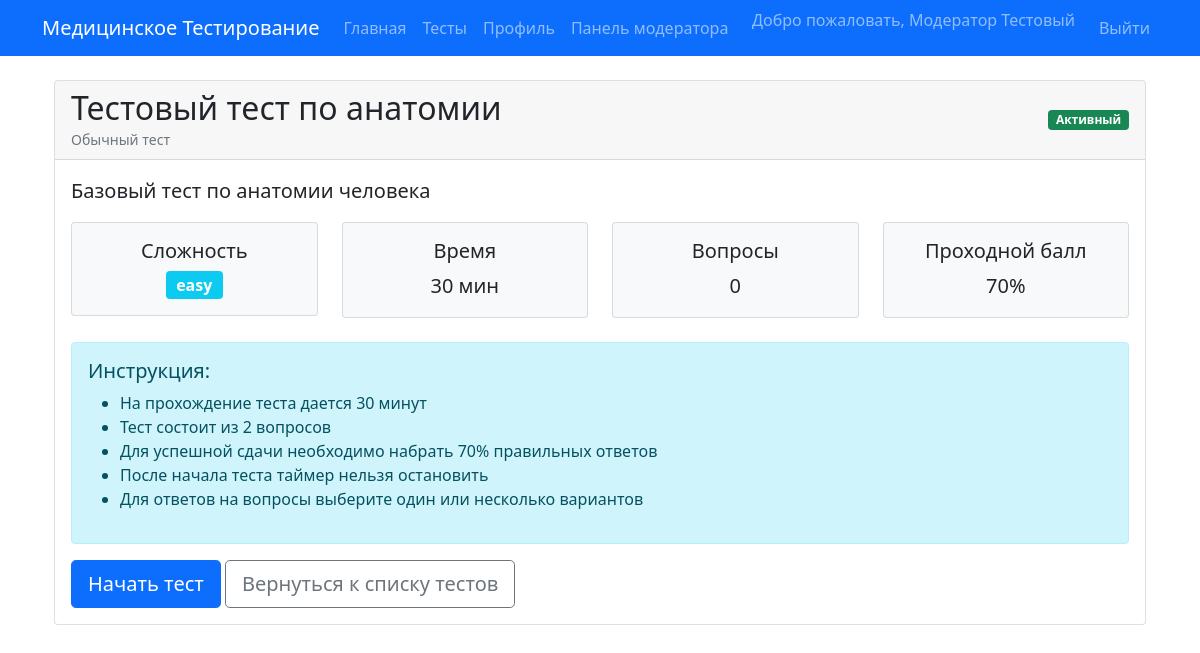
The app's page /test/1 (signed in) with its own data.
### website/models.py (models this page shows, shortened)
class MedicalWorker(UserMixin, db.Model):
    __tablename__ = 'medical_workers'
    id = db.Column(db.Integer, primary_key=True)
    email = db.Column(db.String(120), unique=True, nullable=False)
    username = db.Column(db.String(80), unique=True, nullable=False)
    first_name = db.Column(db.String(80), nullable=False)
    last_name = db.Column(db.String(80), nullable=False)
    password_hash = db.Column(db.String(256), nullable=False)
    specialization = db.Column(db.String(50), nullable=False)
    license_number = db.Column(db.String(50), unique=True, nullable=False)
    institution = db.Column(db.String(200))
    position = db.Column(db.String(100))
    years_experience = db.Column(db.Integer, default=0)
    is_moderator = db.Column(db.Boolean, default=False)
    is_admin = db.Column(db.Boolean, default=False)
    created_at = db.Column(db.DateTime, default=datetime.utcnow)
    tests_taken = db.relationship('TestResult', backref='worker', lazy=True)
    def get_full_name(self):
        return f"{self.first_name} {self.last_name}"

class Test(db.Model):
    __tablename__ = 'tests'
    id = db.Column(db.Integer, primary_key=True)
    title = db.Column(db.String(200), nullable=False)
    description = db.Column(db.Text)
    category_id = db.Column(db.Integer, db.ForeignKey('test_categories.id'))
    difficulty = db.Column(db.String(20), default='medium')
    time_limit = db.Column(db.Integer, default=3600)  # в секундах
    passing_score = db.Column(db.Integer, default=70)  # процент
    access_type = db.Column(db.String(20), default='simple', nullable=False)
    max_attempts = db.Column(db.Integer, default=1)  # 0 или NULL = без ограничений
    start_at = db.Column(db.DateTime)
    end_at = db.Column(db.DateTime)
    is_strict_mode = db.Column(db.Boolean, default=True)  # строгий экзаменационный режим
    shuffle_questions = db.Column(db.Boolean, default=False)
    shuffle_answers = db.Column(db.Boolean, default=False)
    is_active = db.Column(db.Boolean, default=True)
    created_by = db.Column(db.Integer, db.ForeignKey('medical_workers.id'))
    created_at = db.Column(db.DateTime, default=datetime.utcnow)
    questions = db.relationship('Question', backref='test', lazy=True)
    results = db.relationship('TestResult', backref='test', lazy=True)

### website/views.py (the view, shortened to what this page needs)
@main_bp.route('/test/<int:test_id>')
@login_required
def test_detail(test_id):
    test = Test.query.get_or_404(test_id)
    existing_result = TestResult.query.filter_by(
        worker_id=current_user.id,
        test_id=test_id
    ).first()
    if test.access_type == 'simple' and existing_result:
        return redirect(url_for('main.test_result', result_id=existing_result.id))
    return render_template('test_detail.html', test=test)

### website/models.py (called while the page is built)
@login_manager.user_loader
def load_user(id):
    return MedicalWorker.query.get(int(id))

### website/templates/test_detail.html (shortened to what this page needs)
{% extends "base.html" %}
{% block content %}
<div class="container mt-4">
    <div class="card">
        <div class="card-header d-flex justify-content-between align-items-center">
            <div>
                <h2 class="mb-0">{{ test.title }}</h2>
                <small class="text-muted">
                    {% if test.access_type == 'subscribed' %}
                    Тест по подписке
                    {% else %}
                    Обычный тест
                    {% endif %}
                </small>
            </div>
            <span class="badge bg-{{ 'success' if test.is_active else 'secondary' }}">
                {{ 'Активный' if test.is_active else 'Неактивный' }}
            </span>
        </div>
        <div class="card-body">
            <p class="lead">{{ test.description }}</p>
            <div class="row mb-4">
                <div class="col-md-3">
                    <div class="card bg-light">
                        <div class="card-body text-center">
                            <h5>Сложность</h5>
                            <span class="badge bg-info fs-6">{{ test.difficulty }}</span>
                        </div>
                    </div>
                </div>
                <div class="col-md-3">
                    <div class="card bg-light">
                        <div class="card-body text-center">
                            <h5>Время</h5>
                            <span class="fs-5">{{ test.time_limit // 60 }} мин</span>
                        </div>
                    </div>
                </div>
                <div class="col-md-3">
                    <div class="card bg-light">
                        <div class="card-body text-center">
                            <h5>Вопросы</h5>
                            <span class="fs-5">{{ questions|length }}</span>
                        </div>
                    </div>
                </div>
                <div class="col-md-3">
                    <div class="card bg-light">
                        <div class="card-body text-center">
                            <h5>Проходной балл</h5>
                            <span class="fs-5">{{ test.passing_score }}%</span>
                        </div>
                    </div>
                </div>
            </div>
            {% if questions and result_id %}
              <form method="POST" action="{{ url_for('main.take_test', result_id=result_id) }}">
                {% for question in questions %}
                <div class="card mb-3">
                    <div class="card-body">
                        <h5>Вопрос {{ loop.index }} ({{ question.points }} балл{{ 'а' if question.points > 1 else '' }}):</h5>
                        {% if question.image_filename %}
                        <div class="mb-3">
                            <img src="{{ url_for('static', filename='uploads/' + question.image_filename) }}"
                                 class="img-fluid rounded"
                                 alt="Изображение к вопросу"
                                 style="max-height: 300px;">
                        </div>
                        {% endif %}
                        <p class="fs-5">{{ question.text }}</p>
                        {% if question.question_type == 'single' %}
                            {% for answer in question.answers %}
                            <div class="form-check mb-2">
                                <input class="form-check-input" type="radio"
                                       name="question_{{ question.id }}"
                                       id="answer_{{ answer.id }}_{{ question.id }}"
                                       value="{{ answer.id }}" required>
                                <label class="form-check-label" for="answer_{{ answer.id }}_{{ question.id }}">
                                    {{ answer.text }}
                                </label>
                            </div>
                            {% endfor %}
                        {% elif question.question_type == 'multiple' %}
                            {% for answer in question.answers %}
                            <div class="form-check mb-2">
                                <input class="form-check-input" type="checkbox"
                                       name="question_{{ question.id }}"
                                       id="answer_{{ answer.id }}_{{ question.id }}"
                                       value="{{ answer.id }}">
                                <label class="form-check-label" for="answer_{{ answer.id }}_{{ question.id }}">
                                    {{ answer.text }}
                                </label>
                            </div>
                            {% endfor %}
                        <{% elif question.question_type == 'text' %}
<div class="mb-3">
    <label for="text_answer_{{ question.id }}" class="form-label">
        Введите ваш ответ:
    </label>
    <input type="text"
           class="form-control form-control-lg"
           id="text_answer_{{ question.id }}"
           name="question_text_{{ question.id }}"
           placeholder="Напишите ответ здесь..."
           required
           style="font-size: 1.1rem;">
    <div class="form-text">
        Введите слово, фразу или число
    </div>
</div>
{% endif %}
                    </div>
                </div>
                {% endfor %}
                <div class="d-flex justify-content-between mt-4">
                    <button type="submit" class="btn btn-success btn-lg">
                        Завершить тест
                    </button>
                    <a href="{{ url_for('main.tests') }}" class="btn btn-outline-secondary">
                        Отмена
                    </a>
                </div>
            </form>
            {% else %}
            <div class="alert alert-info">
                <h5>Инструкция:</h5>
                <ul>
                    <li>На прохождение теста дается {{ test.time_limit // 60 }} минут</li>
                    <li>Тест состоит из {{ test.questions|length }} вопросов</li>
                    <li>Для успешной сдачи необходимо набрать {{ test.passing_score }}% правильных ответов</li>
                    <li>После начала теста таймер нельзя остановить</li>
                    <li>Для ответов на вопросы выберите один или несколько вариантов</li>
                </ul>
            </div>
            <form method="POST" action="{{ url_for('main.start_test', test_id=test.id) }}">
                <button type="submit" class="btn btn-primary btn-lg">
                    Начать тест
                </button>
                <a href="{{ url_for('main.tests') }}" class="btn btn-outline-secondary btn-lg">
                    Вернуться к списку тестов
                </a>
            </form>
            {% endif %}
        </div>
    </div>
</div>
{% endblock %}

### website/templates/base.html (shortened to what this page needs)
<!DOCTYPE html>
<html lang="ru">
<head>
    <link href="https://cdn.jsdelivr.net/npm/bootstrap@5.1.3/dist/css/bootstrap.min.css" rel="stylesheet">
</head>
<body>
    <nav class="navbar navbar-expand-lg navbar-dark bg-primary">
        <div class="container">
            <a class="navbar-brand" href="{{ url_for('main.index') }}">Медицинское Тестирование</a>
            <div class="collapse navbar-collapse" id="navbarNav">
                <ul class="navbar-nav me-auto">
                    <li class="nav-item">
                        <a class="nav-link" href="{{ url_for('main.index') }}">Главная</a>
                    </li>
                    {% if current_user.is_authenticated %}
                    <li class="nav-item">
                        <a class="nav-link" href="{{ url_for('main.tests') }}">Тесты</a>
                    </li>
                    <li class="nav-item">
                        <a class="nav-link" href="{{ url_for('main.profile') }}">Профиль</a>
                    </li>
                    {% if current_user.is_moderator %}
                    <li class="nav-item">
                        <a class="nav-link" href="{{ url_for('moderator.panel') }}">Панель модератора</a>
                    </li>
                    {% endif %}
                    {% endif %}
                </ul>
                <ul class="navbar-nav">
                    {% if current_user.is_authenticated %}
                    <li class="nav-item">
                        <span class="navbar-text me-3">Добро пожаловать,
                            {{ current_user.get_full_name() }}
                        </span>
                    </li>
                    <li class="nav-item">
                        <a class="nav-link" href="{{ url_for('auth.logout') }}">Выйти</a>
                    </li>
                    {% endif %}
                </ul>
            </div>
        </div>
    </nav>
    <div class="container mt-4">
        {% block content %}{% endblock %}
    </div>
</body>
</html>

### records on screen
MedicalWorker: get_full_name "Модератор Тестовый"
Test: title "Тестовый тест по анатомии", is_active "Активный", description "Базовый тест по анатомии человека", difficulty "easy", time_limit "30", passing_score "70"

### other values on screen
{{ questions|length }} "0"
{{ test.questions|length }} "2"
